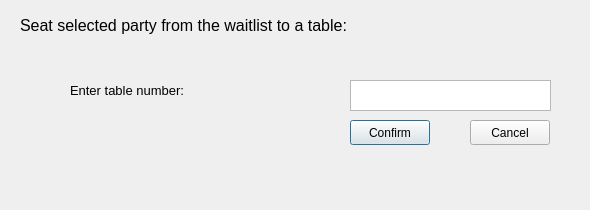
<?xml version="1.0" encoding="UTF-8"?>
<ui version="4.0">
 <class>SeatParty</class>
 <widget class="QDialog" name="SeatParty">
  <property name="geometry">
   <rect>
    <x>0</x>
    <y>0</y>
    <width>590</width>
    <height>210</height>
   </rect>
  </property>
  <property name="windowTitle">
   <string>SeatParty</string>
  </property>
  <widget class="QLabel" name="title">
   <property name="geometry">
    <rect>
     <x>20</x>
     <y>10</y>
     <width>431</width>
     <height>31</height>
    </rect>
   </property>
   <property name="font">
    <font>
     <pointsize>12</pointsize>
    </font>
   </property>
   <property name="text">
    <string>Seat selected party from the waitlist to a table:</string>
   </property>
  </widget>
  <widget class="QLabel" name="prompt">
   <property name="geometry">
    <rect>
     <x>70</x>
     <y>80</y>
     <width>161</width>
     <height>21</height>
    </rect>
   </property>
   <property name="font">
    <font>
     <pointsize>10</pointsize>
    </font>
   </property>
   <property name="text">
    <string>Enter table number:</string>
   </property>
  </widget>
  <widget class="QTextEdit" name="input">
   <property name="geometry">
    <rect>
     <x>350</x>
     <y>80</y>
     <width>201</width>
     <height>31</height>
    </rect>
   </property>
  </widget>
  <widget class="QPushButton" name="confirmButton">
   <property name="geometry">
    <rect>
     <x>350</x>
     <y>120</y>
     <width>80</width>
     <height>25</height>
    </rect>
   </property>
   <property name="text">
    <string>Confirm</string>
   </property>
  </widget>
  <widget class="QPushButton" name="cancelButton">
   <property name="geometry">
    <rect>
     <x>470</x>
     <y>120</y>
     <width>80</width>
     <height>25</height>
    </rect>
   </property>
   <property name="text">
    <string>Cancel</string>
   </property>
  </widget>
  <widget class="QLabel" name="warning">
   <property name="geometry">
    <rect>
     <x>20</x>
     <y>160</y>
     <width>551</width>
     <height>31</height>
    </rect>
   </property>
   <property name="font">
    <font>
     <pointsize>9</pointsize>
    </font>
   </property>
   <property name="styleSheet">
    <string notr="true"/>
   </property>
   <property name="text">
    <string/>
   </property>
  </widget>
 </widget>
 <resources/>
 <connections/>
</ui>
